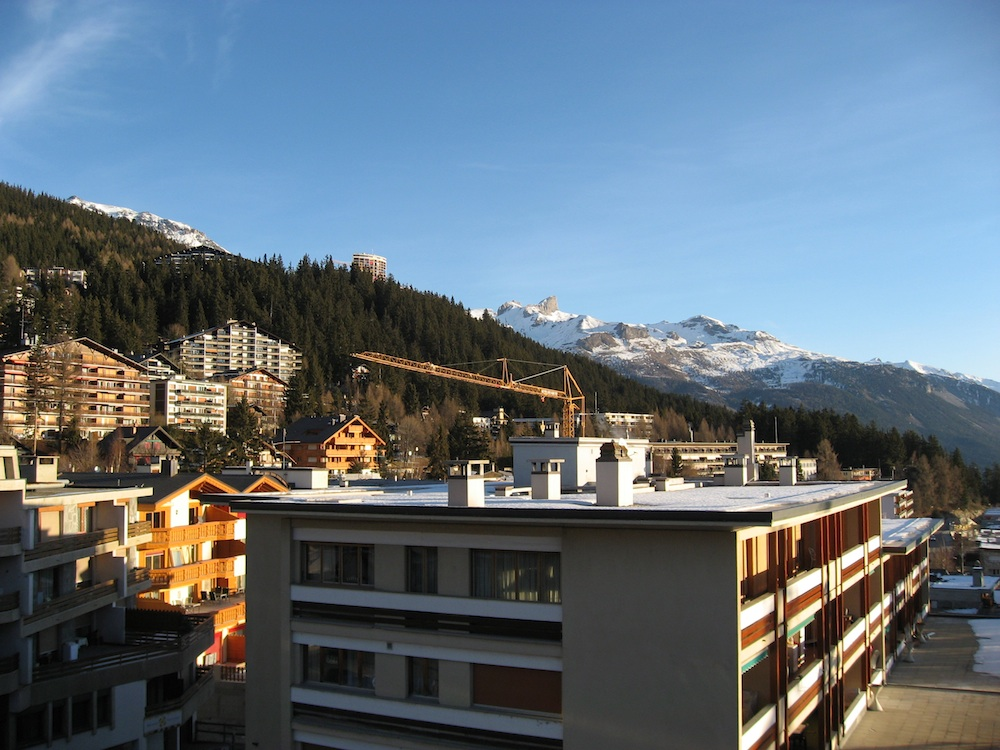
#> input picture data/crans_1_small.jpg, 1000 x 750 px
$ python sift_match.py
#> lines starting #> are read from the running program, lines starting #| are printed output that depends on the picture
### ch2/sift.py
from PIL import Image
import os
from numpy import *
from pylab import *


def process_image(imagename,resultname,params="--edge-thresh 10 --peak-thresh 5"):
    """ process an image and save the results in a file"""
    path = "/home/zhu/download/vlfeat-0.9.20/bin/glnx86/sift """
    if imagename[-3:] != 'pgm':
	    #create a pgm file
		 im = Image.open(imagename).convert('L')
		 im.save('tmp.pgm')
		 imagename = 'tmp.pgm'
    cmmd = str(path+imagename+" --output="+resultname+
				" "+params)
    os.system(cmmd)
    print 'processed', imagename, 'to', resultname


def read_features_from_file(filename):
	""" read feature properties and return in matrix form"""
	f = loadtxt(filename)
	return f[:,:4],f[:,4:] # feature locations, descriptors


def write_features_to_file(filename,locs,desc):
	""" save feature location and descriptor to file"""
	savetxt(filename,hstack((locs,desc)))


def plot_features(im,locs,circle=False):
	""" show image with features. input: im (image as array),
		locs (row, col, scale, orientation of each feature) """

	# [5 lines left out: function draw_circle, not called in this run]

	imshow(im)
	if circle:
		[draw_circle([p[0],p[1]],p[2]) for p in locs]
	else:
		plot(locs[:,0],locs[:,1],'ob')
	axis('off')


def match(desc1,desc2):
	""" for each descriptor in the first image,
		select its match in the second image.
		input: desc1 (descriptors for the first image),
		desc2 (same for second image). """

	desc1 = array([d/linalg.norm(d) for d in desc1])
	desc2 = array([d/linalg.norm(d) for d in desc2])

	dist_ratio = 0.6
	desc1_size = desc1.shape

	matchscores = zeros((desc1_size[0],1))
	desc2t = desc2.T #precompute matrix transpose
	for i in range(desc1_size[0]):
		dotprods = dot(desc1[i,:],desc2t) #vector of dot products
		dotprods = 0.9999*dotprods
		#inverse cosine and sort, return index for features in second image
		indx = argsort(arccos(dotprods))

		#check if nearest neighbor has angle less than dist_ratio times 2nd
		if arccos(dotprods)[indx[0]] < dist_ratio * arccos(dotprods)[indx[1]]:
			matchscores[i] = int(indx[0])

	return matchscores


def appendimages(im1,im2):
	""" return a new image that appends the two images side-by-side."""

	#select the image with the fewest rows and fill in enough empty rows
	rows1 = im1.shape[0]
	rows2 = im2.shape[0]

	if rows1 < rows2:
		im1 = concatenate((im1,zeros((rows2-rows1,im1.shape[1]))), axis=0)
	elif rows1 > rows2:
		im2 = concatenate((im2,zeros((rows1-rows2,im2.shape[1]))), axis=0)
	#if none of these cases they are equal, no filling needed.

	return concatenate((im1,im2), axis=1)


def plot_matches(im1,im2,locs1,locs2,matchscores,show_below=True):
	""" show a figure with lines joining the accepted matches
		input: im1,im2 (images as arrays), locs1,locs2 (location of features),
		matchscores (as output from 'match'), show_below (if images should be shown below). """

	im3 = appendimages(im1,im2)
	if show_below:
		im3 = vstack((im3,im3))

	# show image
	imshow(im3)

	# draw lines for matches
	cols1 = im1.shape[1]
	for i in range(len(matchscores)):
		if matchscores[i] > 0:
			plot([locs1[i,0], locs2[matchscores[i,0],0]+cols1], [locs1[i,1], locs2[matchscores[i,0],1]], 'c')
	axis('off')


def match_twosided(desc1,desc2):
	""" two-sided symmetric version of match(). """

	matches_12 = match(desc1,desc2)
	matches_21 = match(desc2,desc1)

	ndx_12 = matches_12.nonzero()[0]

	#remove matches that are not symmetric
	for n in ndx_12:
		if matches_21[int(matches_12[n])] != n:
			matches_12[n] = 0

	return matches_12

### ch2/sift_match.py
from PIL import Image
from pylab import *
import sys
import sift


if len(sys.argv) >= 3:
  im1f, im2f = sys.argv[1], sys.argv[2]
else:
#  im1f = '../data/sf_view1.jpg'
#  im2f = '../data/sf_view2.jpg'
  im1f = '../data/crans_1_small.jpg'
  im2f = '../data/crans_2_small.jpg'
#  im1f = '../data/climbing_1_small.jpg'
#  im2f = '../data/climbing_2_small.jpg'
im1 = array(Image.open(im1f))
#> im1 is the input picture: shape (750, 1000, 3); mean R, G, B 99.5, 113.2, 124.2
im2 = array(Image.open(im2f))
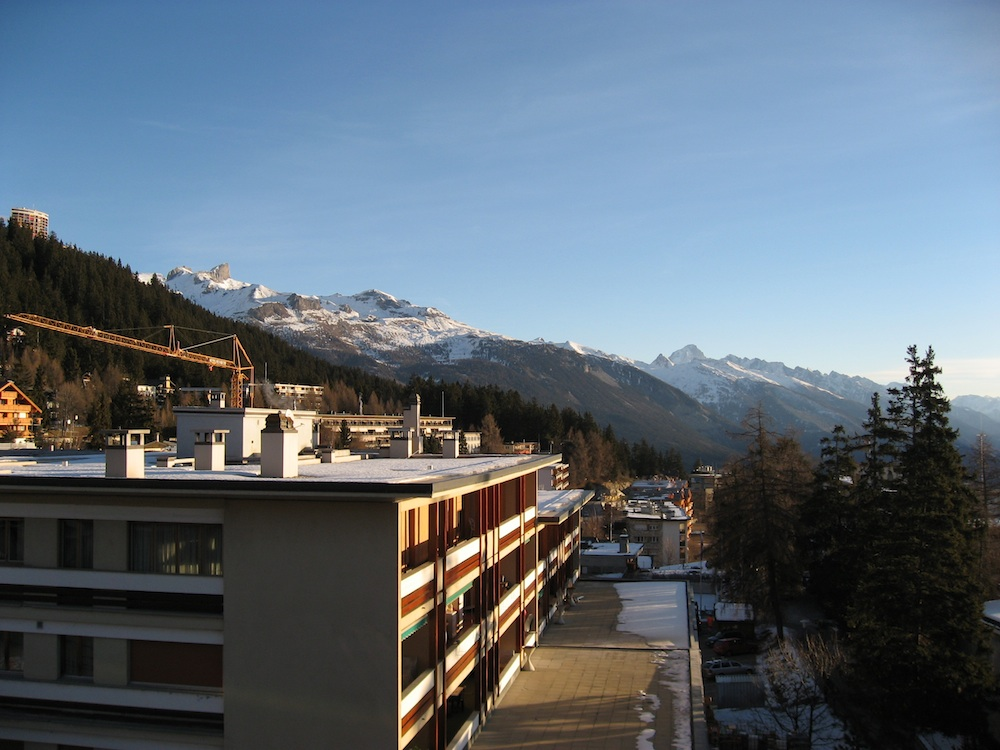
#> input picture data/crans_2_small.jpg, 1000 x 750 px
#> im2 is the input picture: shape (750, 1000, 3); mean R, G, B 94.8, 107.3, 118.8

sift.process_image(im1f, 'out_sift_1.txt')
#> in process_image, `im = Image.open(imagename).convert('L')`:
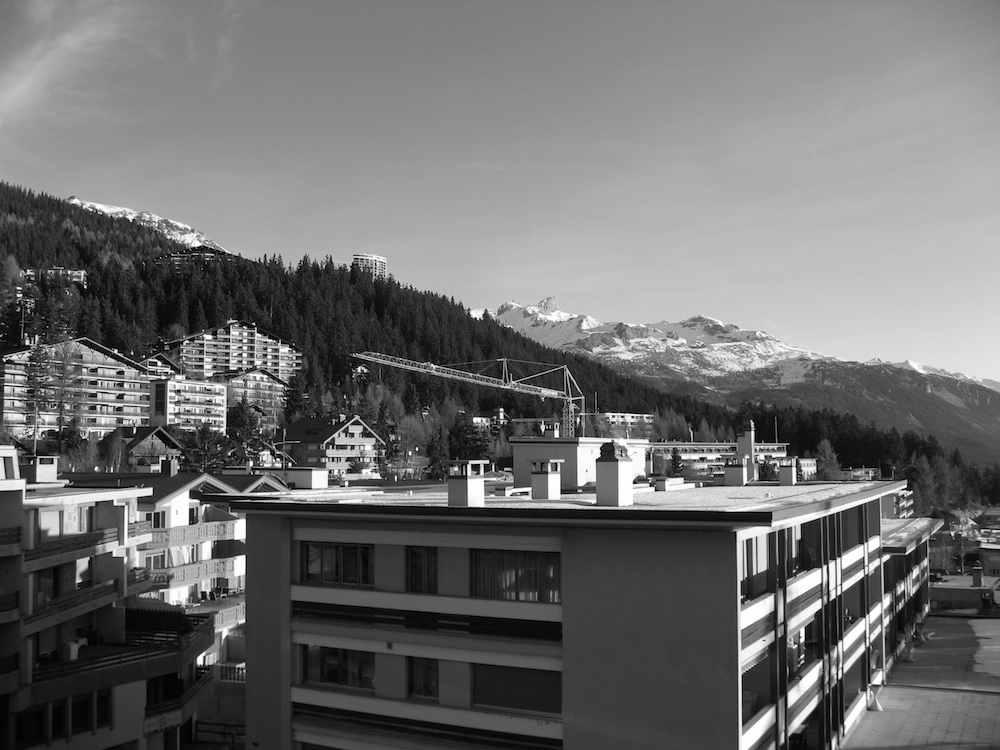
#> im: PIL image 1000x750 L; min 0, max 255, mean 110.3
l1, d1 = sift.read_features_from_file('out_sift_1.txt')
figure()
gray()
subplot(121)
sift.plot_features(im1, l1, circle=False)

sift.process_image(im2f, 'out_sift_2.txt')
#> call 2 of process_image, with imagename = '../data/crans_2_small.jpg', resultname = 'out_sift_2.txt', params = '--edge-thresh 10 --peak-thresh 5'
#> in process_image (call 2), `im = Image.open(imagename).convert('L')`:
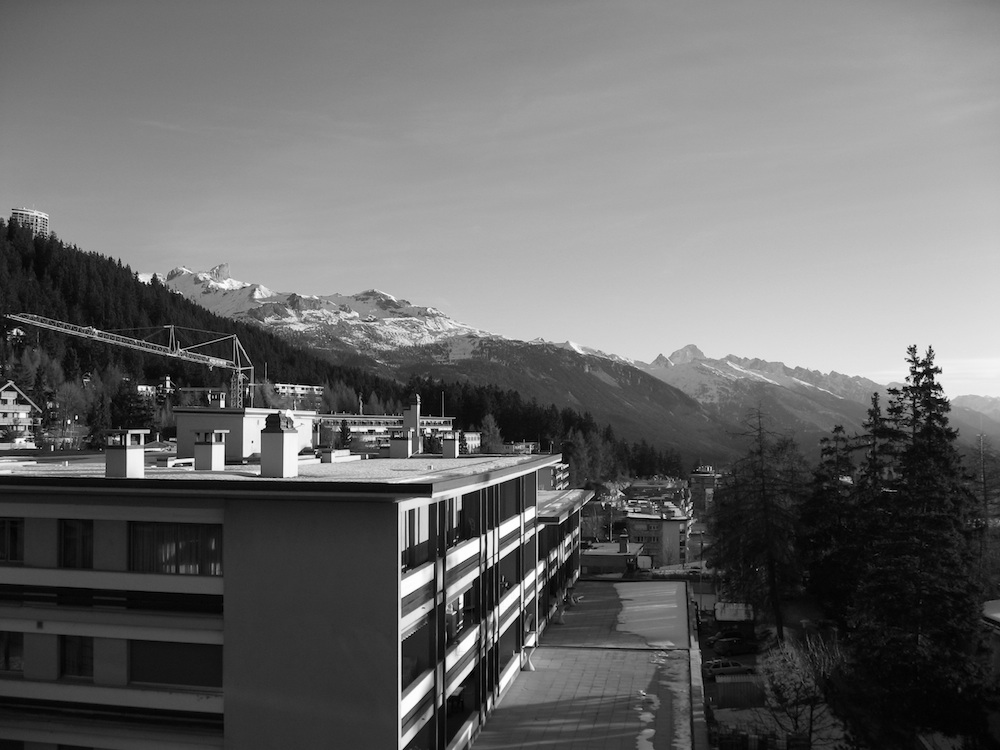
#> im: PIL image 1000x750 L; min 0, max 255, mean 104.9
l2, d2 = sift.read_features_from_file('out_sift_2.txt')
subplot(122)
sift.plot_features(im2, l2, circle=False)

#matches = sift.match(d1, d2)
matches = sift.match_twosided(d1, d2)
#print '{} matches'.format(len(matches.nonzero()[0]))

figure()
gray()
sift.plot_matches(im1, im2, l1, l2, matches, show_below=True)
#> in appendimages, `return concatenate((im1,im2), axis=1)`:
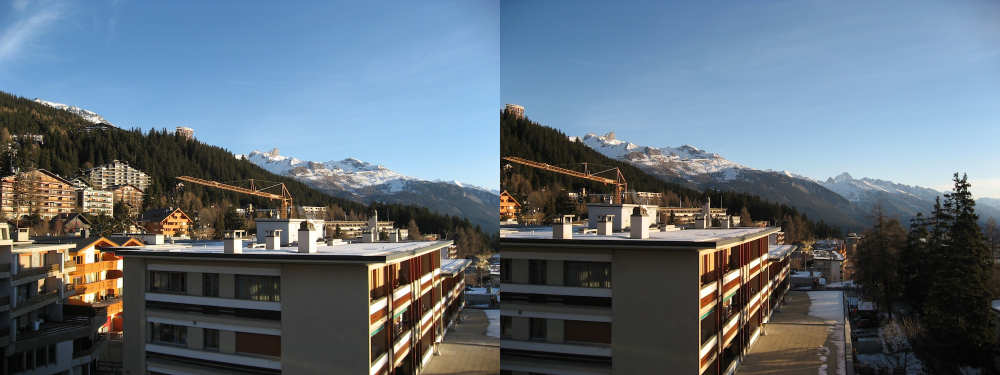
#> returned value: shape (750, 2000, 3) (shown at 1/2 size); mean of channels 0, 1, 2 97.1, 110.2, 121.5; drawn as R, G, B
#> in plot_matches, `im3 = vstack((im3,im3))`:
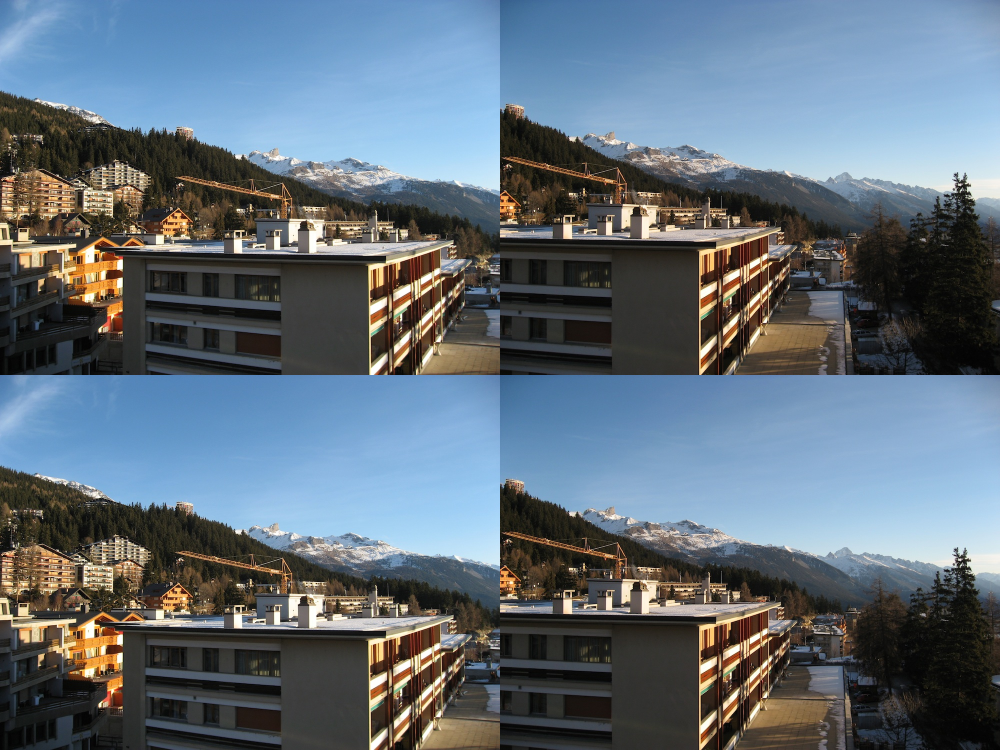
#> im3: shape (1500, 2000, 3) (shown at 1/2 size); mean R, G, B 97.1, 110.2, 121.5
#> (the run stopped early here; a loop or call above may not have finished)
